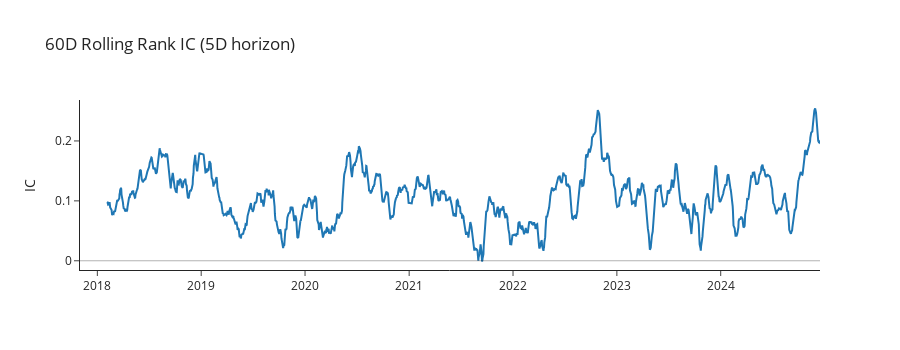
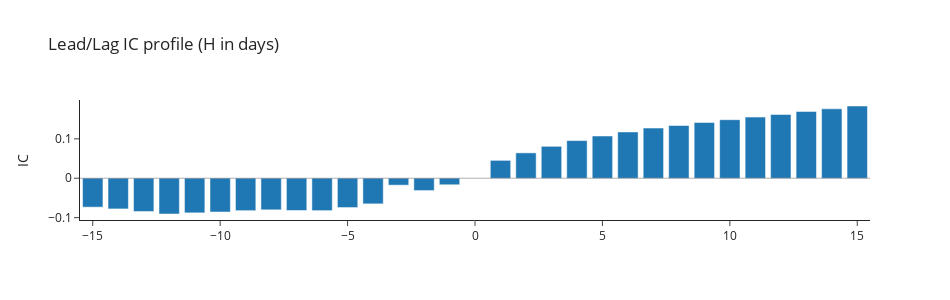

Here is the notebook cell these charts were saved with, in order:
### Markdown cell above
***
***
### 9 - Rank-IC Diagnostics (Test-Set Predictions Only)

We assess the **cross-sectional predictive power** of our final **test-set predictions** `PRED_USE` using Rank-IC (daily Spearman correlation between scores and future returns).

#### What’s computed
- **`compute_rank_ic()`**  
  Tidy-merges predictions with realized returns and computes **daily Spearman IC**, with optional **demeaning per date** to remove market drift.  
  - `horizon > 0`: forward returns over `h` days, shifted to avoid leakage.  
  - `horizon < 0`: backward check (sanity/look-ahead probe).  
  - `min_names`: minimum cross-section size per day; else IC is NaN.

- **True IC on primary horizon (H = `TARGET_HORIZONS[0]`)**  
  Reports mean IC, IC std, **t-stat** \((\bar{IC}/\sigma(IC))\sqrt{N}\), and number of days.

- **Rolling IC**  
  60-day rolling mean IC plot to visualize temporal stability.

- **Cross-sectional dispersion sanity check**  
  Warns if daily score variance is zero (Spearman undefined).

- **+1D lag probe**  
  Shifts predictions by one day **before** evaluation to ensure the signal is not relying on same-day artifacts.

- **Shuffle tests (null baselines)**  
  (a) **Cross-section shuffle per date** — randomizes ranks within each day (IC should ≈ 0).  
  (b) **Calendar shuffle** — permutes the return dates while keeping predictions fixed (IC should ≈ 0).

- **Lead/Lag IC profile**  
  IC across horizons `−15…+15` days:  
  - Negative lags: guard against look-ahead.  
  - Positive lags: profile of true predictive horizon; peak location indicates timing.

#### Why this matters
These diagnostics quantify **out-of-sample** ranking skill, check for leakage or timing artifacts, and reveal where the signal’s horizon is strongest.

### Code cell
# Rank-IC diagnostics

px_tidy = df[['ticker','close']].copy()
if getattr(px_tidy.index, "tz", None) is not None:
    px_tidy.index = px_tidy.index.tz_localize(None)
px_tidy.index = pd.to_datetime(px_tidy.index).normalize()


def compute_rank_ic(
    pred_df: pd.DataFrame,
    df_prices: pd.DataFrame,
    horizon: int = 5,
    min_names: int = 10,
    demean: bool = True
) -> pd.Series:
    # predictions → tidy
    p = (pred_df[['ticker', 'y_pred']]
         .rename(columns={'y_pred': 'score'})
         .rename_axis('date')
         .reset_index())
    p['date'] = pd.to_datetime(p['date']).dt.normalize()
    p = p[['date','ticker','score']]

    # prices → tidy + normalized index
    px = df_prices[['ticker','close']].copy()
    if getattr(px.index, "tz", None) is not None:
        px.index = px.index.tz_localize(None)
    px.index = pd.to_datetime(px.index).normalize()

    # realized returns per ticker
    if horizon > 0:
        fwd = px.groupby('ticker')['close'].pct_change(horizon).shift(-horizon)
    elif horizon < 0:
        H = abs(horizon)
        fwd = px.groupby('ticker')['close'].pct_change(H)
    else:
        fwd = pd.Series(0.0, index=px.index)

    real = (px.assign(fwd=fwd)
              .assign(date=lambda x: x.index)
              .reset_index(drop=True)[['date','ticker','fwd']])

    # merge preds with realized forward returns
    ic_df = p.merge(real, on=['date','ticker'], how='left')

    if demean:
        ic_df['fwd']   = ic_df.groupby('date')['fwd'].transform(lambda x: x - x.mean())
        ic_df['score'] = ic_df.groupby('date')['score'].transform(lambda x: x - x.mean())

    def _daily_ic(g):
        g = g.dropna(subset=['score','fwd'])
        if len(g) < min_names:
            return np.nan
        return g[['score','fwd']].corr(method='spearman').iloc[0,1]

    ic = ic_df.groupby('date', sort=True).apply(_daily_ic).dropna()
    ic.index.name = 'date'
    ic.name = f'IC_{horizon}d'
    return ic


# --- True IC on the primary horizon ---
H = TARGET_HORIZONS[0]
ic_true = compute_rank_ic(PRED_USE, px_tidy, horizon=H, min_names=10, demean=True)

N = len(ic_true)
ic_mean = float(ic_true.mean()) if N else np.nan
ic_std  = float(ic_true.std())  if N else np.nan
t_stat  = (ic_mean / ic_std * np.sqrt(N)) if (N and ic_std > 0) else np.nan

print(f"IC mean: {ic_mean:.4f} | IC std: {ic_std:.4f} | t-stat: {t_stat:.2f} | N days: {N}")
plot_rolling_ic(ic_true, window=60, title=f"60D Rolling Rank IC ({H}D horizon)")

# Sanity: CS dispersion
cs_std = PRED_USE.groupby(level=0)['y_pred'].std()
if (cs_std.fillna(0) == 0).all():
    print("All days have zero cross-sectional std; Spearman IC will be NaN.")

# +1D lag probe
pred_lag1 = (PRED_USE.copy()
             .groupby('ticker', group_keys=False)
             .apply(lambda g: g.assign(y_pred=g['y_pred'].shift(1))))
ic_lag1 = compute_rank_ic(pred_lag1, px_tidy, horizon=H, min_names=10, demean=True)
print("IC (+1D lag) mean:", float(ic_lag1.mean()) if len(ic_lag1) else np.nan)

# Shuffle tests (seeded)
rng = np.random.default_rng(42)

# (a) cross-section shuffle per date
pred_shuf = (PRED_USE.rename(columns={'y_pred':'score'})
             .rename_axis('date').reset_index()
             .groupby('date', group_keys=False)
             .apply(lambda g: g.assign(score=rng.permutation(g['score'].values)))
             .set_index('date')
             .rename(columns={'score':'y_pred'}))
ic_shuf = compute_rank_ic(pred_shuf, px_tidy, horizon=H, min_names=10, demean=True)
print("IC (shuffle xs) mean:", float(ic_shuf.mean()) if len(ic_shuf) else np.nan)

# (b) calendar shuffle: permute dates of returns
u_dates = px_tidy.index.unique()
perm_map = dict(zip(u_dates, rng.permutation(u_dates)))
px_perm = px_tidy.copy()
px_perm.index = px_perm.index.map(perm_map)
ic_cal = compute_rank_ic(PRED_USE, px_perm, horizon=H, min_names=10, demean=True)
print("IC (calendar shuffle) mean:", float(ic_cal.mean()) if len(ic_cal) else np.nan)



_ = lead_lag_ic_profile_plotly(
        PRED_USE, px_tidy, horizons=range(-15, 16),
        compute_rank_ic_fn=compute_rank_ic
)

### Figure 1 — Plotly figure (JSON) as saved in the notebook; plotly's stock layout.template omitted (floating-point values rounded to 4 significant figures; data arrays with more than 128 entries replaced by an {"elided": "..."} marker saying what was removed)
{"data": [{"mode": "lines", "type": "scatter", "x": {"elided": "1760 str values"}, "y": {"elided": "1760 float values"}}], "layout": {"height": 350, "shapes": [{"line": {"width": 1}, "type": "line", "x0": 0, "x1": 1, "xref": "x domain", "y0": 0, "y1": 0, "yref": "y"}], "showlegend": false, "title": {"text": "60D Rolling Rank IC (5D horizon)"}, "width": 900, "yaxis": {"title": {"text": "IC"}}}}

### Figure 2 — Plotly figure (JSON) as saved in the notebook; plotly's stock layout.template omitted (floating-point values rounded to 4 significant figures)
{"data": [{"type": "bar", "x": [-15, -14, -13, -12, -11, -10, -9, -8, -7, -6, -5, -4, -3, -2, -1, 0, 1, 2, 3, 4, 5, 6, 7, 8, 9, 10, 11, 12, 13, 14, 15], "y": [-0.0735, -0.07798, -0.08453, -0.09084, -0.08798, -0.08579, -0.08238, -0.08029, -0.08188, -0.0823, -0.0745, -0.06513, -0.01764, -0.0314, -0.01665, NaN, 0.04536, 0.0644, 0.08101, 0.09559, 0.1072, 0.1176, 0.1274, 0.1338, 0.1416, 0.1486, 0.1552, 0.1619, 0.1695, 0.1762, 0.1834]}], "layout": {"height": 300, "shapes": [{"line": {"width": 1}, "type": "line", "x0": 0, "x1": 1, "xref": "x domain", "y0": 0, "y1": 0, "yref": "y"}], "showlegend": false, "title": {"text": "Lead/Lag IC profile (H in days)"}, "width": 950, "yaxis": {"title": {"text": "IC"}}}}
